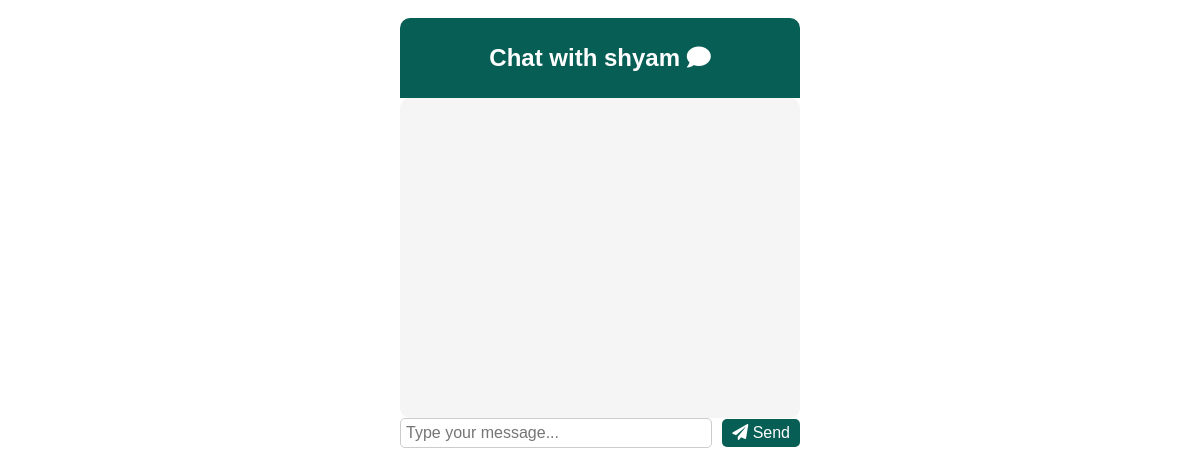
Page /chat/shyam/ (signed in) on the earlier database version.
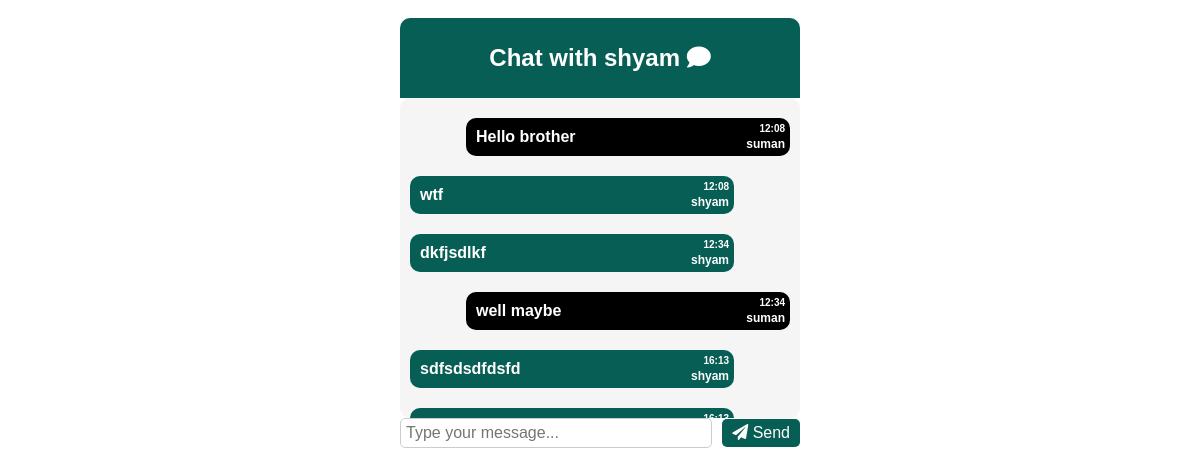
Same page on the later database version.
### Chatter/models.py (models this page shows, shortened)
class Message(models.Model):
    sender = models.ForeignKey(User, on_delete=models.CASCADE, related_name='sent_messages')
    receiver = models.ForeignKey(User, on_delete=models.CASCADE, related_name='received_messages')
    content = models.TextField()
    timestamp = models.DateTimeField(auto_now_add=True)

### Chatter/views.py (the view)
# urls.py: path('<str:username>/', views.chat_view, name='chat_view'),
@login_required
def chat_view(request, username):
    user = get_object_or_404(User, username=username)
    if request.user == user:
        return redirect('chat_home')
    messages = Message.objects.filter(sender=request.user, receiver=user) | Message.objects.filter(sender=user, receiver=request.user)
    messages = messages.order_by('timestamp')
    return render(request, 'chat.html', {
        'user': user,
        'messages': messages,
    })

### templates/chat.html (shortened to what this page needs)
<!DOCTYPE html>
<html>
<head>
    <link rel="stylesheet" href="https://cdnjs.cloudflare.com/ajax/libs/font-awesome/5.15.3/css/all.min.css">
</head>
<body>
    <div class="chat-container">
        <div class="chat-header">
            <h1>Chat with {{ user.username }} <i class="fas fa-comment"></i></h1>
        </div>
        <div class="chat__item__container" id="id_chat_item_container">
            {% for message in messages %}
            <div class="chat-message {% if message.sender.username == request.user.username %}right{% else %}left{% endif %}">
                <span class="message-username">{{ message.sender.username }}</span>
                <span class="message-text">{{ message.content }}</span>
                <span class="message-timestamp">{{ message.timestamp|date:"H:i" }}</span>
            </div>
            {% endfor %}
        </div>
        <div class="chat-input-container">
            <input type="text" id="id_message_send_input" placeholder="Type your message..." />
            <button type="submit" id="id_message_send_button"><i class="fas fa-paper-plane"></i> Send</button>
        </div>
    </div>
</body>
</html>

### templates/chat.html (style rules this page uses)
body { font-family: Arial, sans-serif; }
.chat-container { max-width: 400px; margin: 0 auto; padding: 10px; }
.chat-header { text-align: center; background-color: #075e54; color: #fff; padding: 10px; border-top-left-radius: 10px; border-top-right-radius: 10px; }
.chat-header h1 { font-size: 24px; }
.chat__item__container { background-color: #f5f5f5; padding: 10px; border-radius: 10px; height: 300px; max-height: 300px; overflow-y: auto; }
.chat-input-container { display: flex; align-items: center; }
#id_message_send_input { flex: 1; padding: 5px; border: 1px solid #ccc; border-radius: 5px; font-size: 16px; }
#id_message_send_button { padding: 5px 10px; background-color: #075e54; color: #fff; border: none; border-radius: 5px; font-size: 16px; cursor: pointer; margin-left: 10px; }
.chat-message { background-color: #e4f9f5; border-radius: 10px; margin: 10px 0; padding: 10px; position: relative; }
.chat-message.right { background-color: black; width: 80%; float: right; clear: both; margin-left: auto; margin-right: 0; }
.chat-message.left { background-color: #075e54; width: 80%; float: left; clear: both; margin-left: 0; margin-right: auto; }
.chat-message span { font-weight: bold; color: white; }
.message-timestamp { font-size: 10px; position: absolute; top: 5px; right: 5px; }
.message-username { font-size: 12px; position: absolute; bottom: 5px; right: 5px; }

Differences in the rows shown:
added Message: sender.username "suman", content "Hello brother", timestamp "12:08"
added Message: sender.username "shyam", content "wtf", timestamp "12:08"
added Message: sender.username "shyam", content "dkfjsdlkf", timestamp "12:34"
added Message: sender.username "suman", content "well maybe", timestamp "12:34"
added Message: sender.username "shyam", content "sdfsdsdfdsfd", timestamp "16:13"
